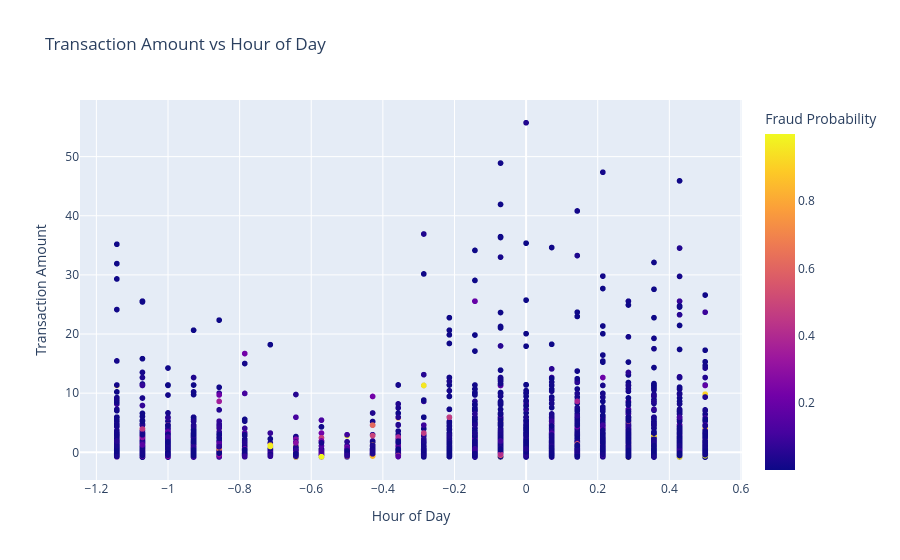

Here is the notebook cell this chart was saved with:
### Markdown cell above
### Task_7.6: Create Interactive Plotly Scatter Plot (Bonus).

### Code cell
# Interactive Plotly Scatter Plot
# Transaction Amount vs Hour of Day colored by fraud probability

import pandas as pd
import plotly.express as px

# Load dashboard data if not already available
if "dashboard_df" not in globals():
    dashboard_df = pd.read_csv("dashboard/dashboard_data.csv")

# Create interactive scatter plot
fig = px.scatter(
    dashboard_df,
    x="HourOfDay",
    y="TransactionAmt",
    color="FraudProbability",
    hover_data=["TransactionID", "ActualFraud"],
    title="Transaction Amount vs Hour of Day",
    labels={
        "HourOfDay": "Hour of Day",
        "TransactionAmt": "Transaction Amount",
        "FraudProbability": "Fraud Probability"
    }
)

# Save as interactive HTML file
fig.write_html("interactive_fraud_scatter.html")

# Display plot
fig.show()

### Figure 1 — Plotly figure (JSON) as saved in the notebook; plotly's stock layout.template omitted (floating-point values rounded to 4 significant figures; data arrays with more than 128 entries replaced by an {"elided": "..."} marker saying what was removed)
{"data": [{"customdata": {"elided": "10000x2 float values"}, "hovertemplate": "Hour of Day=%{x}<br>Transaction Amount=%{y}<br>TransactionID=%{customdata[0]}<br>ActualFraud=%{customdata[1]}<br>Fraud Probability=%{marker.color}<extra></extra>", "legendgroup": "", "marker": {"color": {"elided": "10000 float values"}, "coloraxis": "coloraxis", "symbol": "circle"}, "mode": "markers", "name": "", "showlegend": false, "type": "scattergl", "x": {"elided": "10000 float values"}, "xaxis": "x", "y": {"elided": "10000 float values"}, "yaxis": "y"}], "layout": {"coloraxis": {"colorbar": {"title": {"text": "Fraud Probability"}}, "colorscale": [[0, "#0d0887"], [0.1111, "#46039f"], [0.2222, "#7201a8"], [0.3333, "#9c179e"], [0.4444, "#bd3786"], [0.5556, "#d8576b"], [0.6667, "#ed7953"], [0.7778, "#fb9f3a"], [0.8889, "#fdca26"], [1, "#f0f921"]]}, "legend": {"tracegroupgap": 0}, "title": {"text": "Transaction Amount vs Hour of Day"}, "xaxis": {"anchor": "y", "domain": [0, 1], "title": {"text": "Hour of Day"}}, "yaxis": {"anchor": "x", "domain": [0, 1], "title": {"text": "Transaction Amount"}}}}
